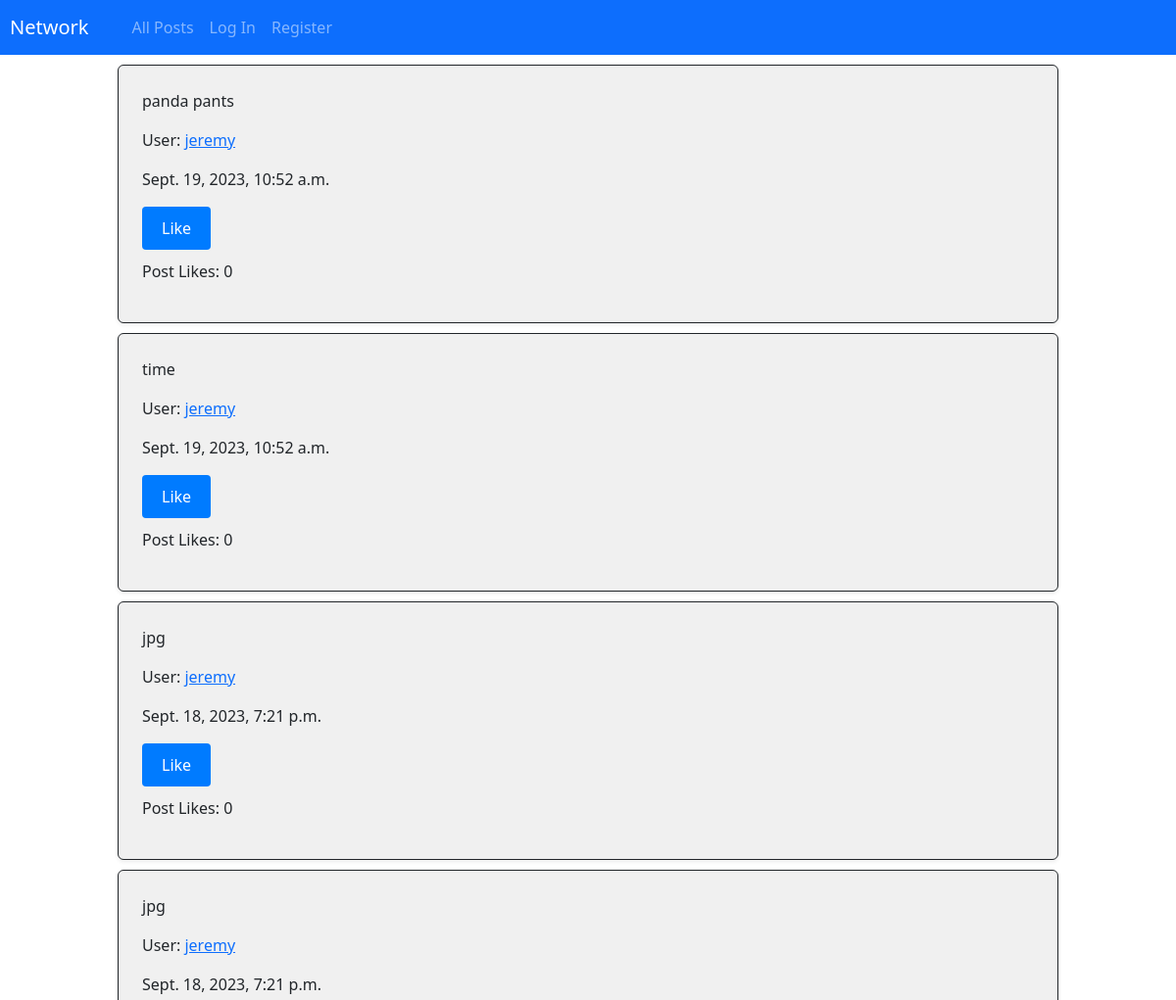
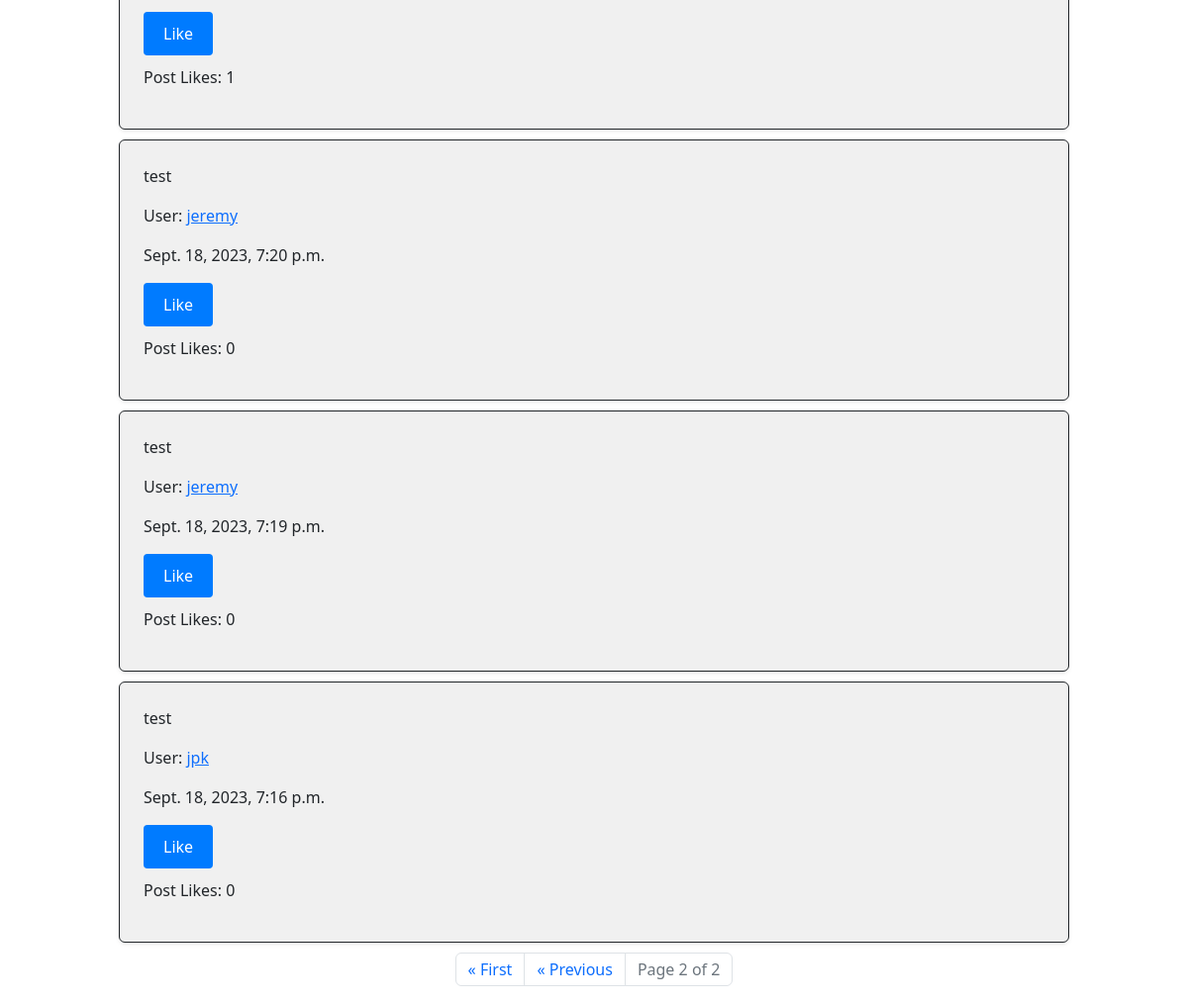
Screenshot of /?page=2 with the database file from the repository (2 pictures, top to bottom).
### network/models.py (models this page shows, shortened)
class Post(models.Model):
    user = models.ForeignKey(User, on_delete=models.CASCADE)
    text = models.TextField(verbose_name="Post Text")
    timeStamp = models.DateTimeField(auto_now_add=True)
    likeCount = models.IntegerField(blank=True, null=True)

class User(AbstractUser):
    pass

### network/views.py (the view)
# urls.py: path("", views.index, name="index"),
def index(request):
    allPost = Post.objects.all().order_by('-timeStamp')
    paginator = Paginator(allPost, 10)
    page_number = request.GET.get('page')
    page_obj = paginator.get_page(page_number)
    has_previous_page = page_obj.has_previous
    userLikes = PostLike.objects.filter(user=request.user.id, currentLike=True)
    userLikesPostId = []
    for likes in userLikes:
            likeId = likes.post
            userLikesPostId.append(likeId)
    return render(request, "network/index.html", {
        "allPost": allPost,
        "page_obj": page_obj,
        "has_previous_page": has_previous_page,
        "userLikes": userLikesPostId
    })

### network/templates/network/index.html (shortened to what this page needs)
{% extends "network/layout.html" %}
{% load static %}
{% block body %}
    {% for post in page_obj %}
    <div id="postPage" class="border border-dark p-4 rounded shadow-sm" style="width: 80%; margin: 10px auto; background-color: #f0f0f0; padding: 10px;">
        <p>{{ post.text }}</p>
        <p>User: <a href="{% url 'user' post.user.id %}">{{ post.user.username }}</a></p>
        <p>{{ post.timeStamp }}</p>
        <button type="submit" id="postLike" class="post-like-button" data-post-id="{{ post.id }}" data-user-id="{{ post.user.id }}">
            {% if post in userLikes %}
                Unlike
            {% else %}
                Like
            {% endif %}
        </button>
        <p id="postLikeCount-{{ post.id }}" style="margin-top: 10px;">Post Likes: {% if post.likeCount == None %}
            0
        {% else %}
            {{ post.likeCount }}
        {% endif %}</p>
    </div>
    {% endfor %}
    <nav aria-label="Page navigation">
        <ul class="pagination justify-content-center">
            {% if has_previous_page %}
                <li class="page-item">
                    <a class="page-link" href="?page=1" aria-label="First">
                        <span aria-hidden="true">&laquo; First</span>
                    </a>
                </li>
                <li class="page-item">
                    <a class="page-link" href="?page={{ page_obj.previous_page_number }}" aria-label="Previous">
                        <span aria-hidden="true">&laquo; Previous</span>
                    </a>
                </li>
            {% endif %}
            <li class="page-item disabled">
                <span class="page-link">Page {{ page_obj.number }} of {{ page_obj.paginator.num_pages }}</span>
            </li>
        </ul>
    </nav>
{% endblock %}

### network/static/network/styles.css (style rules this page uses)
button { padding: 10px 20px; background-color: #007bff; color: #fff; border: none; border-radius: 4px; cursor: pointer; }

### rows the page displays
Post: text "panda pants", user.username "jeremy", timeStamp "Sept. 19, 2023, 10:52 a.m."
Post: text "time", user.username "jeremy", timeStamp "Sept. 19, 2023, 10:52 a.m."
Post: text "jpg", user.username "jeremy", timeStamp "Sept. 18, 2023, 7:21 p.m."
Post: text "jpg", user.username "jeremy", timeStamp "Sept. 18, 2023, 7:21 p.m.", likeCount "1"
Post: text "test", user.username "jeremy", timeStamp "Sept. 18, 2023, 7:20 p.m."
Post: text "test", user.username "jeremy", timeStamp "Sept. 18, 2023, 7:19 p.m."
Post: text "test", user.username "jpk", timeStamp "Sept. 18, 2023, 7:16 p.m."

### other values shown
{{ page_obj.number }} "2"
{{ page_obj.paginator.num_pages }} "2"
